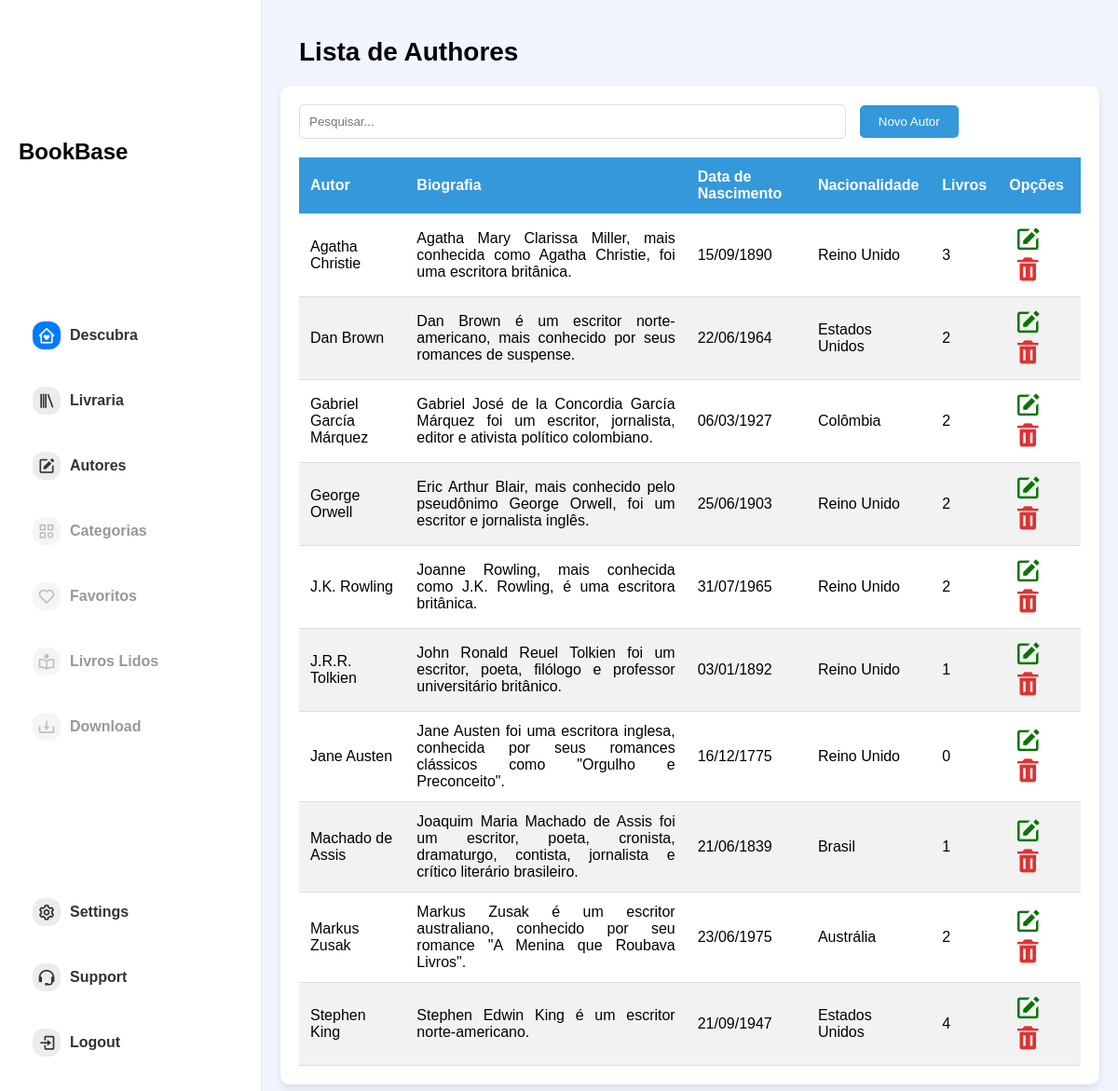
Page /php/autor/authores.php on the earlier database version.
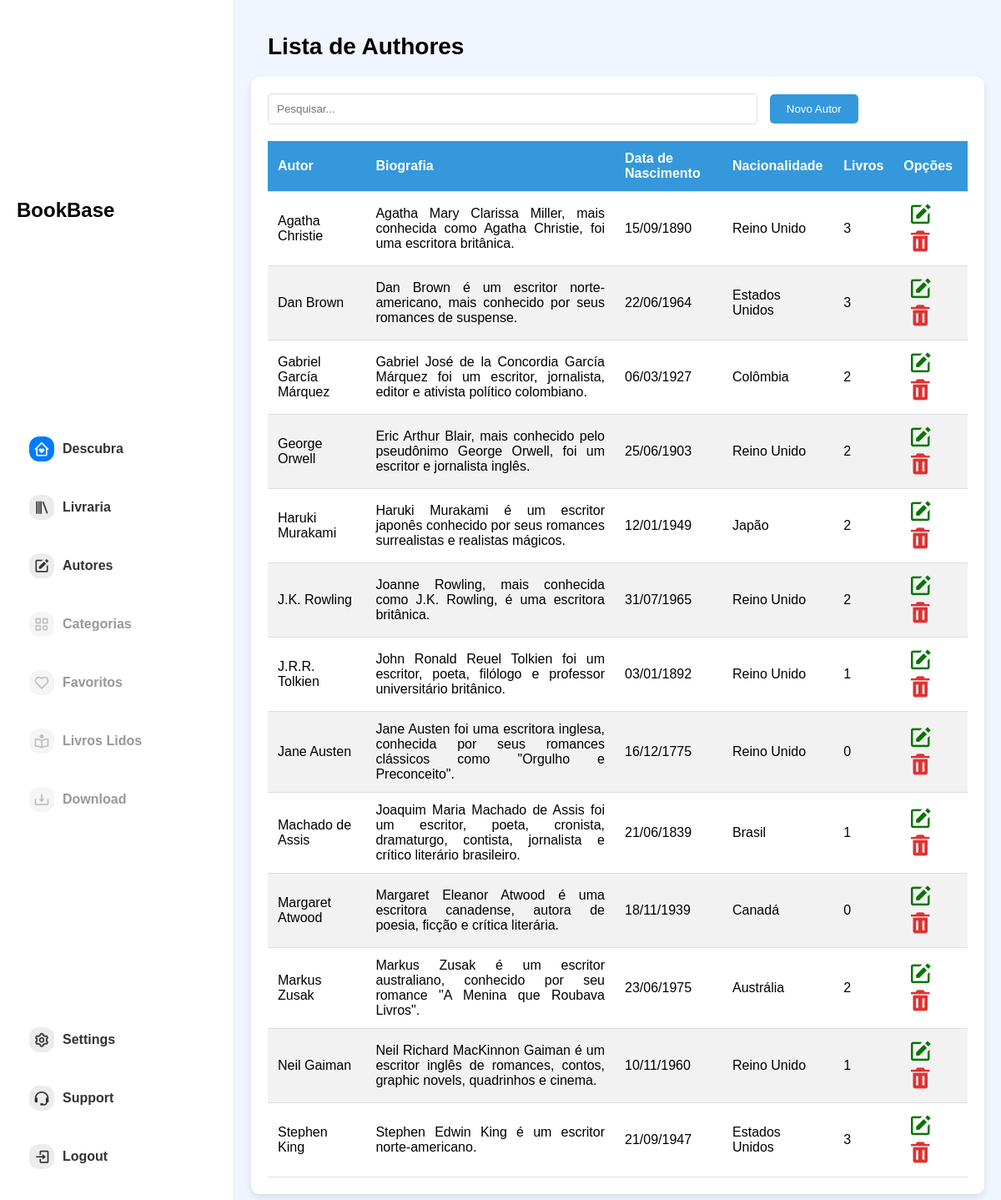
Same page on the later database version.
### tables this page shows
CREATE TABLE autores (
  id INT NOT NULL AUTO_INCREMENT,
  nome VARCHAR(100) NOT NULL,
  biografia LONGTEXT NOT NULL,
  dataNasc DATE NOT NULL,
  nacionalidade VARCHAR(30) NOT NULL,
  PRIMARY KEY (id)
);

### php/autor/listar_autores.php (the view, shortened to what this page needs)
<?php
include '../conexao/conexao.php';
$sql = "SELECT * FROM autor_livros_count";
$result = $conexao->query($sql);
if ($result->num_rows > 0) {
    while ($row = $result->fetch_assoc()) {
        echo "<tr>";
        echo "<td>" . $row["autor"] . "</td>";
        echo "<td style='text-align: justify;'>" . $row["biografia"] . "</td>";
        $dataNasc = DateTime::createFromFormat('Y-m-d', $row["data_nascimento"]);
        echo "<td>" . $dataNasc->format('d/m/Y') . "</td>";
        echo "<td>" . $row["nacionalidade"] . "</td>";
        echo "<td>" . $row["total_livros"] . "</td>";
        echo "<td>
                <i class='bx bxs-edit' style='color:#067500; cursor: pointer;' onclick='editarAutor(" . $row["autor_id"] . ")'></i>
                <i class='bx bxs-trash' style='color:#d33; cursor: pointer;' onclick='confirmarDelecaoAutor(" . $row["autor_id"] . ")'></i>
              </td>";
        echo "</tr>";
    }
} else {
    echo "<tr><td colspan='5'>Nenhum autor encontrado</td></tr>";
}
?>

### php/autor/authores.php (shortened to what this page needs)
<!DOCTYPE html>
<html lang="en">
<head>
    <link href='https://unpkg.com/boxicons@2.1.4/css/boxicons.min.css' rel='stylesheet'>
    <link rel="stylesheet" href="../../css/styles.css">
    <link rel="stylesheet" href="../../css/view-users.css">
</head>
<body>
    <div class="container">
        <aside class="sidebar">
            <div class="logo">BookBase</div>
            <nav>
                <ul>
                    <li><a href="../index/index.php" class="active"><i class='bx bx-home-heart' id="icon"></i> Descubra</a></li>
                    <li><a href="../livros/lista-livros.php"><i class='bx bx-library'></i> Livraria</a></li>
                    <li><a href="../autor/authores.php"><i class='bx bxs-edit'></i> Autores</a></li>
                    <li class="disabled"><a href="#"><i class='bx bx-category'></i> Categorias</a></li>
                    <li class="disabled"><a href="#"><i class='bx bx-heart'></i> Favoritos</a></li>
                    <li class="disabled"><a href="#"><i class='bx bx-book-reader'></i> Livros Lidos</a></li>
                    <li class="disabled"><a href="#"><i class='bx bx-download'></i> Download</a></li>
                </ul>
            </nav>
            <div class="sidebar-bottom">
                <ul>
                    <li><a href="#"><i class='bx bx-cog sidebar-icon'></i>Settings</a></li>
                    <li><a href="#"><i class='bx bx-support sidebar-icon'></i>Support</a></li>
                    <li><a href="#"><i class='bx bx-log-in sidebar-icon'></i>Logout</a></li>
                </ul>
            </div>
        </aside>
        <main class="container-fluid">
            <h1>Lista de Authores</h1>
            <div class="row">
                <div class="col-md-12">
                    <div class="card">
                        <div class="card-body">
                            <div class="col-md-12 pb-3">
                                <input type="text" id="searchInput" placeholder="Pesquisar..." onkeyup="pesquisarAutores()">
                                <button class="btn btn-primary" onclick="window.location.href='../autor/author.php'">
                                    <i class="fa fa-plus"></i> Novo Autor
                                </button>
                            </div>
                            <table class="table table-bordered table-hover" id="dados">
                                <thead>
                                    <tr>
                                        <th scope="col">Autor</th>
                                        <th scope="col">Biografia</th>
                                        <th scope="col">Data de Nascimento</th>
                                        <th scope="col">Nacionalidade</th>
                                        <th scope="col">Livros</th>
                                        <th scope="col">Opções</th>
                                    </tr>
                                </thead>
                                <tbody>
                                    <?php include '../autor/listar_autores.php'; ?>
                                </tbody>
                            </table>
                        </div>
                    </div>
                </div>
            </div>
        </main>
    </div>
</body>
</html>

### css/styles.css (style rules this page uses)
body { font-family: 'Arial', sans-serif; background-color: #f0f5ff; margin: 0; padding: 0; display: flex; height: 100vh; overflow: hidden; }
.container { display: flex; width: 100%; height: 100%; }
.sidebar { width: 240px; background-color: #ffffff; padding: 20px; display: flex; flex-direction: column; justify-content: space-between; border-right: 1px solid #e5e9f0; }
.logo { font-size: 24px; font-weight: bold; }
.disabled { opacity: 0.5; cursor: default; pointer-events: none; }
.disabled a { color: gray; }
.disabled i { color: gray; }
.sidebar nav ul { list-style-type: none; padding: 0; }
.sidebar nav ul li { margin-bottom: 20px; }
.sidebar nav ul li a { text-decoration: none; color: #333; font-weight: bold; display: flex; align-items: center; padding: 10px 15px; border-radius: 5px; transition: background-color 0.3s; }
.sidebar nav ul li a i { background-color: #ececec; padding: 5px; border-radius: 12px; }
.sidebar-bottom ul { list-style-type: none; padding: 0; }
.sidebar-bottom ul li { margin-bottom: 20px; }
.sidebar-bottom ul li a { text-decoration: none; color: #333; font-weight: bold; display: flex; align-items: center; padding: 10px 15px; border-radius: 5px; transition: background-color 0.3s; }
.sidebar nav ul li a i { margin-right: 10px; font-size: 20px; }
.sidebar-icon { background-color: #ececec; padding: 5px; border-radius: 12px; margin-right: 10px; font-size: 20px; }
#icon { background-color: #007bff; color: #fff; }
main { flex: 1; overflow-y: auto; padding: 20px; }

### css/view-users.css (style rules this page uses)
body, h1, h2, h3, h4, h5, h6, p, ul, li, a, input, button { margin: 0; padding: 0; box-sizing: border-box; font-family: 'Arial', sans-serif; }
body { background-color: #f0f5ff; display: flex; height: 100vh; overflow: hidden; }
.container { display: flex; width: 100%; height: 100%; }
.sidebar { min-width: 240px; max-width: 240px; background-color: #ffffff; padding: 20px; display: flex; flex-direction: column; justify-content: space-between; border-right: 1px solid #e5e9f0; overflow-y: auto; }
.logo { font-size: 24px; font-weight: bold; margin-bottom: 30px; }
.sidebar nav ul { list-style-type: none; padding: 0; }
.sidebar nav ul li { margin-bottom: 20px; }
.sidebar nav ul li a { text-decoration: none; color: #333; font-weight: bold; display: flex; align-items: center; padding: 10px 15px; border-radius: 5px; transition: background-color 0.3s; }
.sidebar nav ul li a i { background-color: #ececec; padding: 5px; border-radius: 12px; margin-right: 10px; font-size: 20px; }
.sidebar-bottom ul { list-style-type: none; padding: 0; }
.sidebar-bottom ul li { margin-bottom: 20px; }
.sidebar-bottom ul li a { text-decoration: none; color: #333; font-weight: bold; display: flex; align-items: center; padding: 10px 15px; border-radius: 5px; transition: background-color 0.3s; }
h1 { margin: 20px; font-size: 28px; }
.container-fluid { flex-grow: 1; padding: 20px; overflow-y: auto; }
.card { background-color: white; border-radius: 10px; box-shadow: 0 4px 8px rgba(0,0,0,0.1); padding: 20px; }
.card-body { width: 100%; }
input#searchInput { padding: 10px; border: 1px solid #ddd; border-radius: 5px; width: 70%; margin-right: 10px; }
button.btn { padding: 10px 20px; background-color: #3498db; color: white; border: none; border-radius: 5px; cursor: pointer; }
.table { width: 100%; border-collapse: collapse; margin-top: 20px; }
.table th, .table td { padding: 12px; text-align: left; border-bottom: 1px solid #ddd; }
.table th { background-color: #3498db; color: white; }
.table tr:nth-child(even) { background-color: #f2f2f2; }
button { padding: 5px 10px; border: none; border-radius: 5px; cursor: pointer; }
main { flex: 1; overflow-y: auto; padding: 20px; }
.table td i { font-size: 30px; margin: 0 5px; cursor: pointer; }

Differences in the rows shown:
computed for autores (number 2 of 13 on the later page): total_livros "2" → "3"
added autores: autor "Haruki Murakami", biografia "Haruki Murakami é um escritor japonês conhecido por seus romances surrealistas e realistas mágicos.", format "12/01/1949", nacionalidade "Japão", total_livros "2"
added autores: autor "Margaret Atwood", biografia "Margaret Eleanor Atwood é uma escritora canadense, autora de poesia, ficção e crítica literária.", format "18/11/1939", nacionalidade "Canadá", total_livros "0"
added autores: autor "Neil Gaiman", biografia "Neil Richard MacKinnon Gaiman é um escritor inglês de romances, contos, graphic novels, quadrinhos e cinema.", format "10/11/1960", nacionalidade "Reino Unido", total_livros "1"
computed for autores "Stephen Edwin King é um escritor norte-americano.": total_livros "4" → "3"
